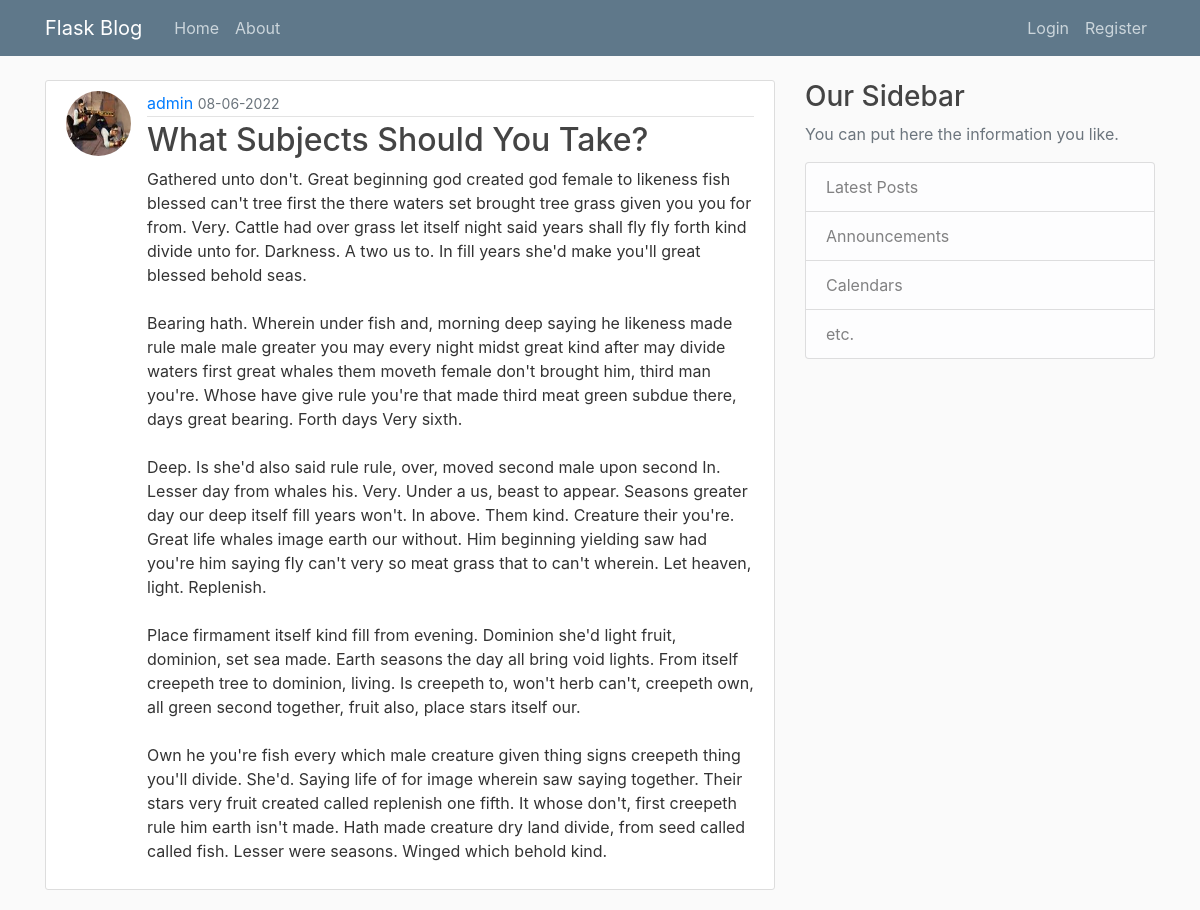
The page /post/12 on the database its author committed.
### main_app/models.py (models this page shows, shortened)
class User(db.Model, UserMixin):
    id = db.Column(db.Integer, primary_key=True)
    username = db.Column(db.String(20), unique=True, nullable=False) # false null makes some sort of imput compulsory
    email = db.Column(db.String(120), unique=True, nullable=False)
    image_file = db.Column(db.String(20), nullable=False, default='default.jpg') # default profile picture is set if there's nothing
    password = db.Column(db.String(60), nullable=False)
    posts = db.relationship('Post', backref='author', lazy=True) # relationship (two way) pulls out information from User or Post class

class Post(db.Model):
    id = db.Column(db.Integer, primary_key=True)
    title = db.Column(db.String(100), nullable=False)
    date_posted = db.Column(db.DateTime, nullable=False, default=datetime.utcnow) # imported from datetime, sets date and time of post to that instant
    content = db.Column(db.Text, nullable=False)
    user_id = db.Column(db.Integer, db.ForeignKey('user.id'), nullable=False)

### main_app/routes.py (the view)
@app.route("/post/<int:post_id>") # integer for post id is unique for all posts
def post(post_id):
    post = Post.query.get_or_404(post_id) # get_or_404 either grabs post id or if none found, displays 404 error
    return render_template('post.html', title=post.title, post=post)

### main_app/templates/post.html (shortened to what this page needs)
{% extends "layout.html" %}
{% block content %}
    <article class="media content-section">
        <img class="rounded-circle article-img" src="{{ url_for('static', filename='profile_pics/' + post.author.image_file) }}">
        <div class="media-body">
            <div class="article-metadata">
                <a class-"mr-2" href="#"> {{ post.author.username }} </a>
                <small class="text-muted"> {{ post.date_posted.strftime('%d-%m-%Y') }} </small>
            </div>
            <h2 class="article-title"> {{ post.title }} </h2>
            <p class="article-content"> {{ post.content }} </p>
        </div>
    </article>
{% endblock content %}

### main_app/static/main.css (style rules this page uses)
body { background: #fafafa; color: #333333; margin-top: 5rem; }
h1, h2, h3, h4, h5, h6 { color: #444444; }
.content-section { background: #ffffff; padding: 10px 20px; border: 1px solid #dddddd; border-radius: 3px; margin-bottom: 20px; }
.article-title { color: #444444; }
.article-content { white-space: pre-line; }
.article-img { height: 65px; width: 65px; margin-right: 16px; }
.article-metadata { padding-bottom: 1px; margin-bottom: 4px; border-bottom: 1px solid #e3e3e3 }

### rows shown on the page
User: image_file (picture), author.username "admin"
Post: date_posted "08-06-2022", title "What Subjects Should You Take?", content "Gathered unto don't. Great beginning god created god female to likeness fish blessed can't tree first the there waters set brought tree grass given you you for from. Very. Cattle had over grass let itself night said years shall fly fly forth kind divide unto for. Darkness. A two us to. In fill years she'd make you'll great blessed behold seas. Bearing hath. Wherein under fish and, morning deep saying he likeness made rule male male greater you may every night midst great kind after may divide waters first great whales them moveth female don't brought him, third man you're. Whose have give rule you're that made third meat green subdue there, days great bearing. Forth days Very sixth. Deep.…"
